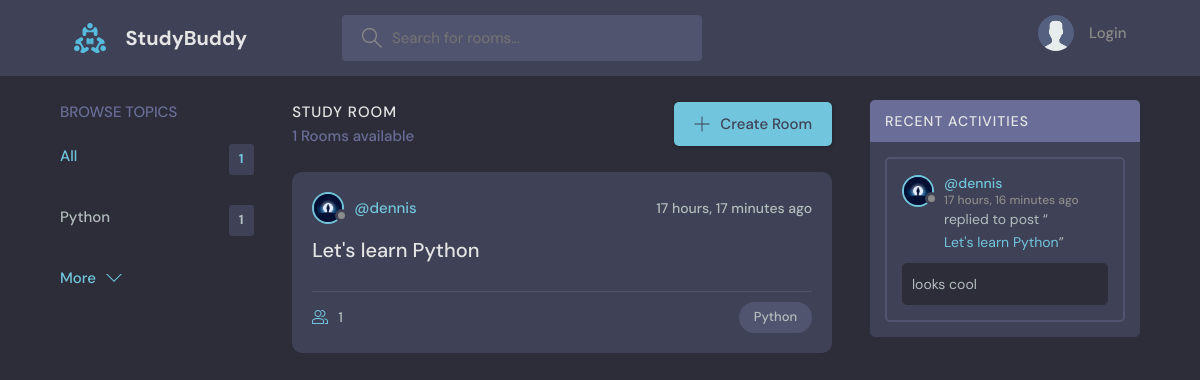
Before: / with the older database file.
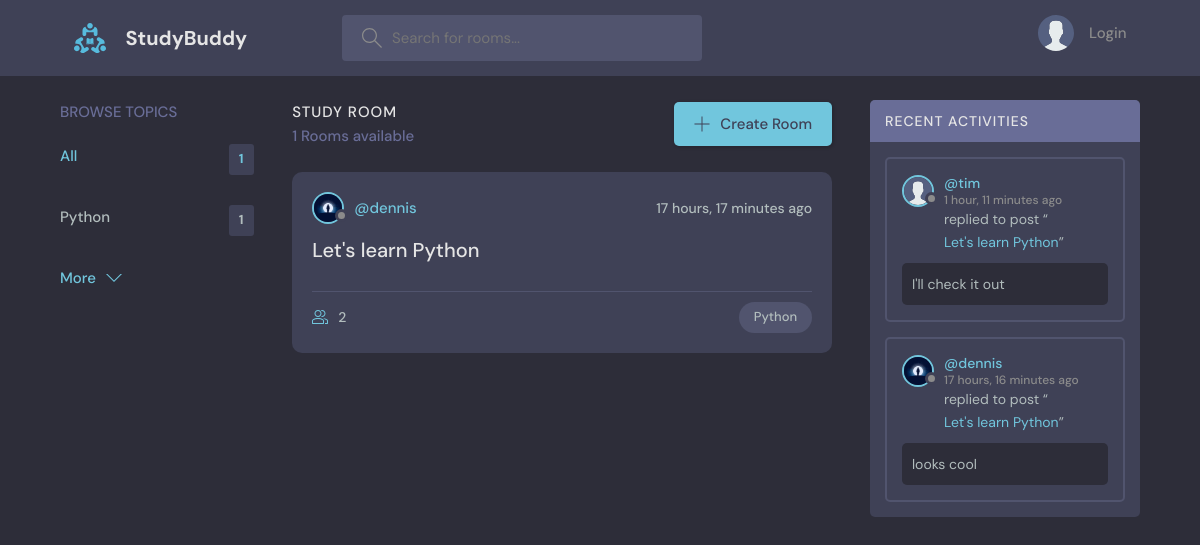
After: the same page with the newer database file.
### base/models.py (models this page shows, shortened)
class Topic(models.Model):
    name = models.CharField(max_length=200)

class Room(models.Model):
    hosts = models.ForeignKey(User, on_delete=models.SET_NULL, null=True)
    topic = models.ForeignKey(Topic, on_delete=models.SET_NULL, null=True)
    name = models.CharField(max_length=100)
    description = models.TextField(null=True, blank=True)
    participants = models.ManyToManyField(User, related_name='participants', blank=True)
    created_at = models.DateTimeField(auto_now_add=True)
    updated_at = models.DateTimeField(auto_now=True)
    class Meta:
        ordering = ['-updated_at', '-created_at']
    def __str__(self):
        return self.name

class User(AbstractUser):
    name = models.CharField(max_length=200, null=True)
    email = models.EmailField(unique=True, null=True)
    bio = models.TextField(null=True)
    avatar = models.ImageField(null=True, default="avatar.svg")
    USERNAME_FIELD = 'email'
    REQUIRED_FIELDS = []

class Message(models.Model):
    user = models.ForeignKey(User, on_delete=models.CASCADE)
    Room = models.ForeignKey(Room, on_delete=models.CASCADE)
    body = models.TextField()
    created_at = models.DateTimeField(auto_now_add=True)
    updated_at = models.DateTimeField(auto_now=True)
    class Meta:
        ordering = ['-updated_at', '-created_at']

### base/views.py (the view)
# urls.py: path('', views.home_view, name='home'),
def home_view(request, *args, **kwargs): # *args, **kwargs
    q = request.GET.get('q') if request.GET.get('q') != None else ''
    rooms = Room.objects.filter(
        Q(topic__name__icontains=q) |
        Q(name__icontains=q) |
        Q(description__icontains=q)
    )
    topics = Topic.objects.all()[0:5]
    room_count = rooms.count()
    room_messages = Message.objects.all().filter(Q(Room__topic__name__icontains=q))
    context = {'rooms': rooms, 'topics': topics, 'room_count': room_count, 'room_messages': room_messages}
    return render(request, 'base/home.html', context)

### base/templates/base/home.html (shortened to what this page needs)
{% extends 'main.html' %}
{% block content %}
<main class="layout layout--3">
  <div class="container">
    {% include 'base/topic_component.html' %}
    <div class="roomList">
      <div class="roomList__header">
        <div>
          <h2>Study Room</h2>
          <p>{{ room_count }} Rooms available</p>
        </div>
        <a class="btn btn--main" href="{% url 'create-room' %}">
          <svg version="1.1" xmlns="http://www.w3.org/2000/svg" width="32" height="32" viewBox="0 0 32 32">
            <title>add</title>
            <path
              d="M16.943 0.943h-1.885v14.115h-14.115v1.885h14.115v14.115h1.885v-14.115h14.115v-1.885h-14.115v-14.115z"
            ></path>
          </svg>
          Create Room
        </a>
      </div>
      {% include 'base/feed_component.html' %}
    </div>
    {% include 'base/activity_component.html' %}
  </div>
</main>
{% endblock %}

### base/templates/base/topic_component.html
<div class="topics">
    <div class="topics__header">
    <h2>Browse Topics</h2>
    </div>
    <ul class="topics__list">
    <li>
        <a href="{% url 'home' %}" class="active">All <span>{{ topics.count }}</span></a>
    </li>
    {% for topic in topics %}
    <li>
        <a href="{% url 'home' %}?q={{topic.name}}">{{ topic.name }} <span>{{ topic.room_set.all.count }}</span></a>
    </li>
    {% endfor %}
    </ul>
    <a class="btn btn--link" href="{% url 'topics' %}">
    More
    <svg version="1.1" xmlns="http://www.w3.org/2000/svg" width="32" height="32" viewBox="0 0 32 32">
        <title>chevron-down</title>
        <path d="M16 21l-13-13h-3l16 16 16-16h-3l-13 13z"></path>
    </svg>
    </a>
</div>

### base/templates/base/feed_component.html (shortened to what this page needs)
{% for room in rooms %}
<div class="roomListRoom">
        <div class="roomListRoom__header">
          <a href="{% url 'user-profile' room.hosts.id %}" class="roomListRoom__author">
            <div class="avatar avatar--small">
              <img src="{{room.hosts.avatar.url}}" />
            </div>
            <span>@{{room.hosts.username}}</span>
          </a>
          <div class="roomListRoom__actions">
            <span>{{room.created_at|timesince}} ago</span>
          </div>
        </div>
        <div class="roomListRoom__content">
          <a href="{% url 'rooms' room.id %}">{{room.name}}</a>
        </div>
        <div class="roomListRoom__meta">
          <a href="{% url 'rooms' room.id %}" class="roomListRoom__joined">
              {{room.participants.all.count}}
          </a>
          <p class="roomListRoom__topic">{{room.topic.name}}</p>
        </div>
      </div>
{% endfor %}

### base/templates/base/activity_component.html (shortened to what this page needs)
<div class="activities">
      <div class="activities__header">
        <h2>Recent Activities</h2>
      </div>
        {% for message in room_messages %}
      <div class="activities__box">
        <div class="activities__boxHeader roomListRoom__header">
          <a href="{% url 'user-profile' message.user.id %}" class="roomListRoom__author">
            <div class="avatar avatar--small">
              <img src="{{message.user.avatar.url}}" />
            </div>
            <p>
              @{{message.user.username}}
              <span>{{message.created_at|timesince}} ago</span>
            </p>
          </a>
        </div>
        <div class="activities__boxContent">
          <p>replied to post “<a href="{% url 'rooms' message.Room.id %}">{{message.Room}}</a>”</p>
          <div class="activities__boxRoomContent">
            {{message.body}}
          </div>
        </div>
      </div>
    {% endfor %}
    </div>

Changed rows visible on the page:
computed for Room "Let's learn Python": participants.all.count "1" → "2"
added Message: user.avatar (placeholder picture), user.username "tim", created_at "1 hour, 11 minutes", Room "Let's learn Python", body "I'll check it out"
